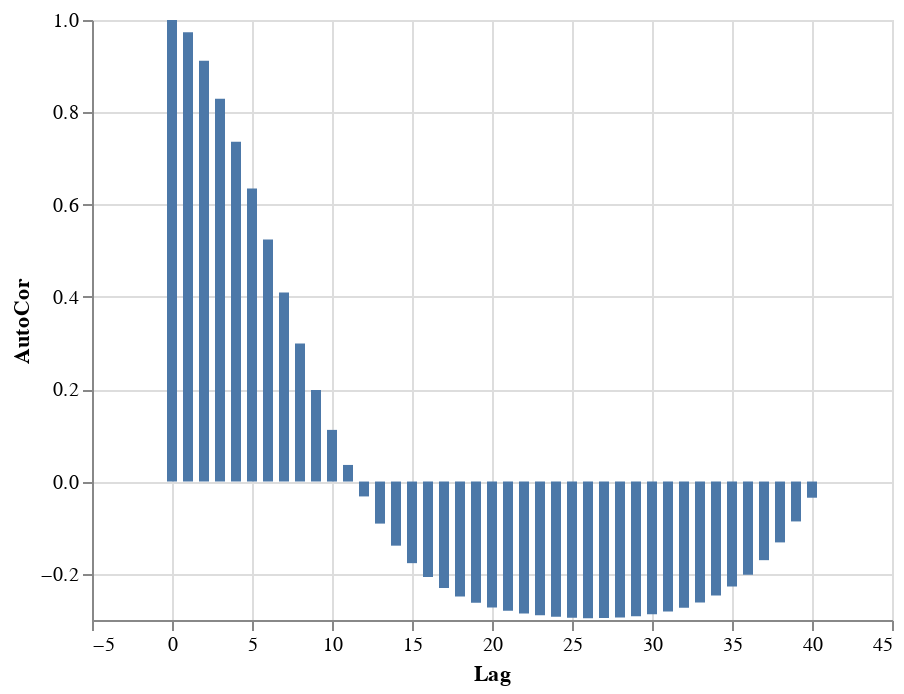

Write notebook code for a chart like this one.
### Markdown cell above
### Function call to generate autocorrelation plot
### we can see there is evidence against stationarity, there is slowly dampening sinusiodal autocorrelations

### Code cell
make_autocorr(flu_data.ALL_INF, nlags = 40)

### Figure 1 — Vega-Lite specification as saved in the notebook (floating-point values rounded to 4 significant figures)
{"$schema": "https://vega.github.io/schema/vega-lite/v3.4.0.json", "config": {"mark": {"tooltip": null}, "view": {"height": 300, "width": 400}}, "data": {"name": "data-ca7e358143c5842dc99dbc6e2b892e2c"}, "datasets": {"data-ca7e358143c5842dc99dbc6e2b892e2c": [{"AutoCor": 1, "Lag": 0}, {"AutoCor": 0.9734, "Lag": 1}, {"AutoCor": 0.9116, "Lag": 2}, {"AutoCor": 0.8293, "Lag": 3}, {"AutoCor": 0.736, "Lag": 4}, {"AutoCor": 0.6349, "Lag": 5}, {"AutoCor": 0.5242, "Lag": 6}, {"AutoCor": 0.4098, "Lag": 7}, {"AutoCor": 0.2989, "Lag": 8}, {"AutoCor": 0.1986, "Lag": 9}, {"AutoCor": 0.1119, "Lag": 10}, {"AutoCor": 0.03596, "Lag": 11}, {"AutoCor": -0.03226, "Lag": 12}, {"AutoCor": -0.09114, "Lag": 13}, {"AutoCor": -0.1389, "Lag": 14}, {"AutoCor": -0.1768, "Lag": 15}, {"AutoCor": -0.2068, "Lag": 16}, {"AutoCor": -0.2307, "Lag": 17}, {"AutoCor": -0.249, "Lag": 18}, {"AutoCor": -0.2627, "Lag": 19}, {"AutoCor": -0.2727, "Lag": 20}, {"AutoCor": -0.2802, "Lag": 21}, {"AutoCor": -0.2857, "Lag": 22}, {"AutoCor": -0.2899, "Lag": 23}, {"AutoCor": -0.2929, "Lag": 24}, {"AutoCor": -0.295, "Lag": 25}, {"AutoCor": -0.296, "Lag": 26}, {"AutoCor": -0.2959, "Lag": 27}, {"AutoCor": -0.2945, "Lag": 28}, {"AutoCor": -0.2919, "Lag": 29}, {"AutoCor": -0.2878, "Lag": 30}, {"AutoCor": -0.2818, "Lag": 31}, {"AutoCor": -0.2734, "Lag": 32}, {"AutoCor": -0.2621, "Lag": 33}, {"AutoCor": -0.247, "Lag": 34}, {"AutoCor": -0.2273, "Lag": 35}, {"AutoCor": -0.2019, "Lag": 36}, {"AutoCor": -0.1704, "Lag": 37}, {"AutoCor": -0.1319, "Lag": 38}, {"AutoCor": -0.08644, "Lag": 39}, {"AutoCor": -0.03505, "Lag": 40}]}, "encoding": {"x": {"field": "Lag", "type": "quantitative"}, "y": {"field": "AutoCor", "type": "quantitative"}}, "mark": "bar"}
